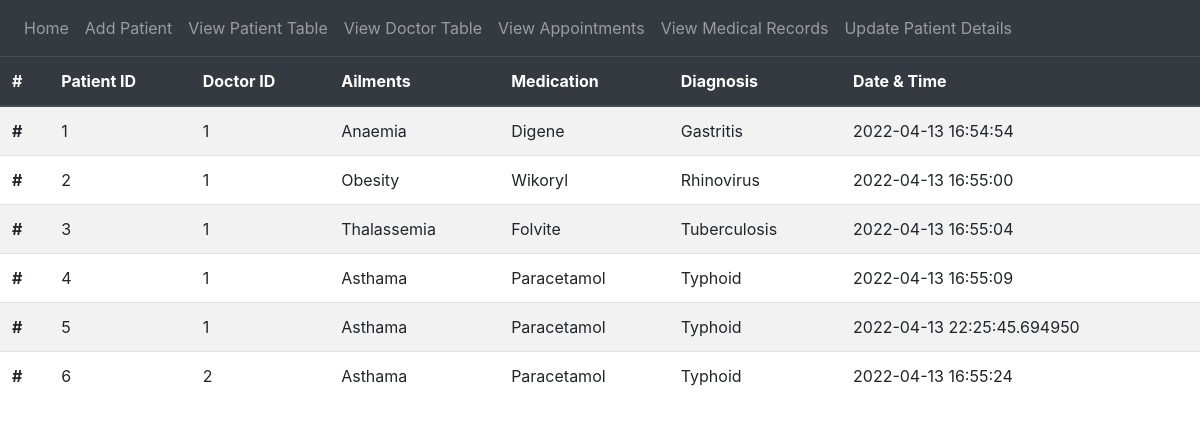
/medrecTable, run on an earlier commit of the app's database.
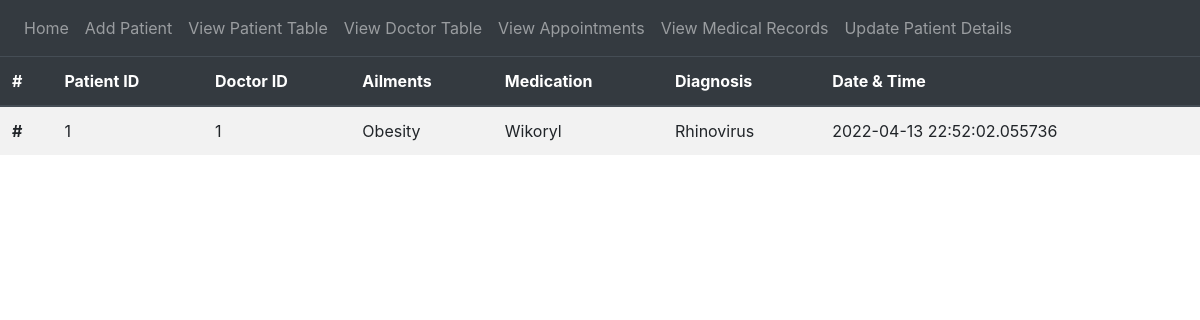
And on a later commit of the database.
### tables this page shows
CREATE TABLE MEDICALRECORDS (
            PatID INTEGER,
            DocID INTEGER,
            Ailments VARCHAR(255),
            Medication VARCHAR(255),
            Diagnosis VARCHAR(255),
            Date TIMESTAMP DEFAULT CURRENT_TIMESTAMP,
            FOREIGN KEY (PatID) references PATIENT(ID),
            FOREIGN KEY (DocID) references DOCTOR(ID),
            PRIMARY KEY (PatID, Date)
        );

### website/views.py (the view)
@views.route('/medrecTable')
def medrecTable():
    conn = sql.connect("hospital.db")
    conn.row_factory = sql.Row
    cur = conn.cursor()
    cur.execute("""DROP VIEW IF EXISTS MEDICALRECORD_VIEW""")
    medrec_view = """ CREATE VIEW MEDICALRECORD_VIEW AS SELECT * FROM MEDICALRECORDS;"""
    cur.execute(medrec_view)
    cur.execute("Select * from MEDICALRECORD_VIEW")
    rows = cur.fetchall()
    return render_template("medrecTable.html", rows = rows)

### website/templates/medrecTable.html (shortened to what this page needs)
{% extends "base.html" %}
{% block content %}
<table class="table table-striped">
    <thead class = "thead-dark">
        <tr>
            <th scope = "col">#</th>
            <th scope = "col">Patient ID</th>
            <th scope = "col">Doctor ID</th>
            <th scope = "col">Ailments</th>
            <th scope = "col">Medication</th>
            <th scope = "col">Diagnosis</th>
            <th scope = "col">Date & Time</th>
        </tr>
    </thead>
    <tbody>
    {% for row in rows %}
        <tr>
            <th scope = "row">#</th>
            <td>{{row['PatID']}}</td>
            <td>{{row['DocID']}}</td>
            <td>{{row['Ailments']}}</td>
            <td>{{row['Medication']}}</td>
            <td>{{row['Diagnosis']}}</td>
            <td>{{row['Date']}}</td>
        </tr>
    {% endfor %}
    </tbody>
</table>
{% endblock %}

### website/templates/base.html (shortened to what this page needs)
<!DOCTYPE html>
<html>
    <head>
        <link
            rel="stylesheet"
            href="https://stackpath.bootstrapcdn.com/bootstrap/4.4.1/css/bootstrap.min.css"
        />
        <link
            rel="stylesheet"
            href="https://stackpath.bootstrapcdn.com/font-awesome/4.7.0/css/font-awesome.min.css"
        />
    </head>
    <body>
        <nav class="navbar navbar-expand-lg navbar-dark bg-dark">
            <div class="collapse navbar-collapse" id="navbar">
              <div class="navbar-nav">
                <a class="nav-item nav-link" id="home" href="/">Home</a>
                <a class="nav-item nav-link" id="addP" href="/addPatient">Add Patient</a>
                <a class="nav-item nav-link" id="viewP" href="/patientTable">View Patient Table</a>
                <a class="nav-item nav-link" id="viewD" href="/doctorTable">View Doctor Table</a>
                <a class="nav-item nav-link" id="viewA" href="/appointmentTable">View Appointments</a>
                <a class="nav-item nav-link" id="viewM" href="/medrecTable">View Medical Records</a>
                <a class="nav-item nav-link" id="viewM" href="/updatePatient">Update Patient Details</a>
              </div>
            </div>
        </nav>
        {% block content %}{% endblock %}
    </body>
</html>

What changed in the data, as far as the page shows it:
removed MEDICALRECORDS: PatID "1", DocID "1", Ailments "Anaemia", Medication "Digene", Diagnosis "Gastritis", Date "2022-04-13 16:54:54"
removed MEDICALRECORDS: PatID "2", DocID "1", Ailments "Obesity", Medication "Wikoryl", Diagnosis "Rhinovirus", Date "2022-04-13 16:55:00"
removed MEDICALRECORDS: PatID "3", DocID "1", Ailments "Thalassemia", Medication "Folvite", Diagnosis "Tuberculosis", Date "2022-04-13 16:55:04"
removed MEDICALRECORDS: PatID "4", DocID "1", Ailments "Asthama", Medication "Paracetamol", Diagnosis "Typhoid", Date "2022-04-13 16:55:09"
removed MEDICALRECORDS: PatID "5", DocID "1", Ailments "Asthama", Medication "Paracetamol", Diagnosis "Typhoid", Date "2022-04-13 22:25:45.694950"
removed MEDICALRECORDS: PatID "6", DocID "2", Ailments "Asthama", Medication "Paracetamol", Diagnosis "Typhoid", Date "2022-04-13 16:55:24"
added MEDICALRECORDS: PatID "1", DocID "1", Ailments "Obesity", Medication "Wikoryl", Diagnosis "Rhinovirus", Date "2022-04-13 22:52:02.055736"
